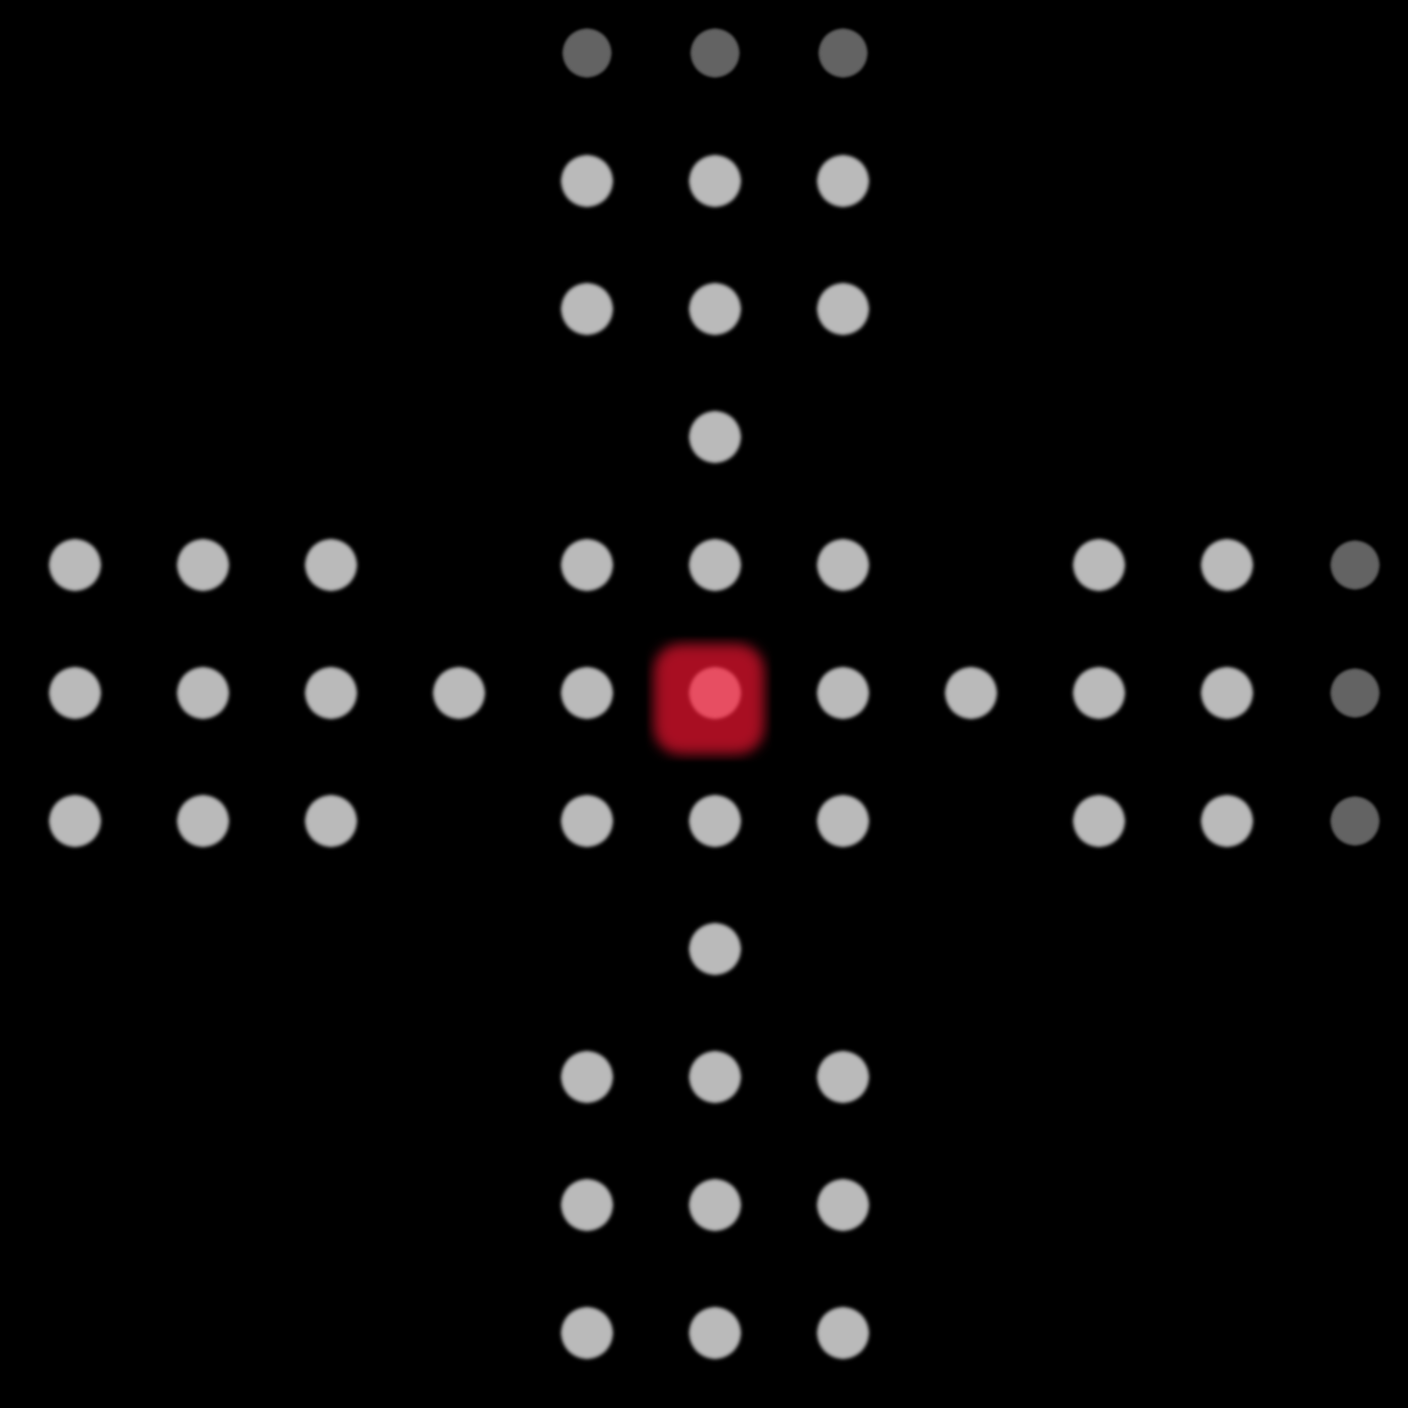

This game map was drawn from its Tiled (.tmx) file and the tilesets committed beside it. A one-line description and the full map source follow:
An orthogonal 11x11 tile map with 128x128 px tiles, 2 tile layers (Map, Border), 3 tilesets.

<map version="1.0" orientation="orthogonal" width="11" height="11" tilewidth="128" tileheight="128">
 <tileset firstgid="1" source="Teleports.tsx" />
 <tileset firstgid="7" source="Tiles.tsx" />
 <tileset firstgid="31" source="Border.tsx" />
 <layer name="Map" width="11" height="11">
  <data>
   <tile gid="0" />
   <tile gid="0" />
   <tile gid="0" />
   <tile gid="0" />
   <tile gid="22" />
   <tile gid="23" />
   <tile gid="21" />
   <tile gid="0" />
   <tile gid="0" />
   <tile gid="0" />
   <tile gid="0" />
   <tile gid="0" />
   <tile gid="0" />
   <tile gid="0" />
   <tile gid="0" />
   <tile gid="24" />
   <tile gid="16" />
   <tile gid="26" />
   <tile gid="0" />
   <tile gid="0" />
   <tile gid="0" />
   <tile gid="0" />
   <tile gid="0" />
   <tile gid="0" />
   <tile gid="0" />
   <tile gid="0" />
   <tile gid="19" />
   <tile gid="10" />
   <tile gid="20" />
   <tile gid="0" />
   <tile gid="0" />
   <tile gid="0" />
   <tile gid="0" />
   <tile gid="0" />
   <tile gid="0" />
   <tile gid="0" />
   <tile gid="0" />
   <tile gid="0" />
   <tile gid="17" />
   <tile gid="0" />
   <tile gid="0" />
   <tile gid="0" />
   <tile gid="0" />
   <tile gid="0" />
   <tile gid="22" />
   <tile gid="23" />
   <tile gid="21" />
   <tile gid="0" />
   <tile gid="22" />
   <tile gid="10" />
   <tile gid="21" />
   <tile gid="0" />
   <tile gid="22" />
   <tile gid="23" />
   <tile gid="21" />
   <tile gid="24" />
   <tile gid="15" />
   <tile gid="10" />
   <tile gid="18" />
   <tile gid="10" />
   <tile gid="12" />
   <tile gid="10" />
   <tile gid="18" />
   <tile gid="10" />
   <tile gid="15" />
   <tile gid="26" />
   <tile gid="19" />
   <tile gid="25" />
   <tile gid="20" />
   <tile gid="0" />
   <tile gid="19" />
   <tile gid="10" />
   <tile gid="20" />
   <tile gid="0" />
   <tile gid="19" />
   <tile gid="25" />
   <tile gid="20" />
   <tile gid="0" />
   <tile gid="0" />
   <tile gid="0" />
   <tile gid="0" />
   <tile gid="0" />
   <tile gid="17" />
   <tile gid="0" />
   <tile gid="0" />
   <tile gid="0" />
   <tile gid="0" />
   <tile gid="0" />
   <tile gid="0" />
   <tile gid="0" />
   <tile gid="0" />
   <tile gid="0" />
   <tile gid="22" />
   <tile gid="10" />
   <tile gid="21" />
   <tile gid="0" />
   <tile gid="0" />
   <tile gid="0" />
   <tile gid="0" />
   <tile gid="0" />
   <tile gid="0" />
   <tile gid="0" />
   <tile gid="0" />
   <tile gid="24" />
   <tile gid="16" />
   <tile gid="26" />
   <tile gid="0" />
   <tile gid="0" />
   <tile gid="0" />
   <tile gid="0" />
   <tile gid="0" />
   <tile gid="0" />
   <tile gid="0" />
   <tile gid="0" />
   <tile gid="19" />
   <tile gid="25" />
   <tile gid="20" />
   <tile gid="0" />
   <tile gid="0" />
   <tile gid="0" />
   <tile gid="0" />
  </data>
 </layer>
 <layer name="Border" width="11" height="11">
  <data>
   <tile gid="0" />
   <tile gid="0" />
   <tile gid="0" />
   <tile gid="0" />
   <tile gid="0" />
   <tile gid="0" />
   <tile gid="0" />
   <tile gid="0" />
   <tile gid="0" />
   <tile gid="0" />
   <tile gid="0" />
   <tile gid="0" />
   <tile gid="0" />
   <tile gid="0" />
   <tile gid="0" />
   <tile gid="0" />
   <tile gid="0" />
   <tile gid="0" />
   <tile gid="0" />
   <tile gid="0" />
   <tile gid="0" />
   <tile gid="0" />
   <tile gid="0" />
   <tile gid="0" />
   <tile gid="0" />
   <tile gid="0" />
   <tile gid="0" />
   <tile gid="0" />
   <tile gid="0" />
   <tile gid="0" />
   <tile gid="0" />
   <tile gid="0" />
   <tile gid="0" />
   <tile gid="0" />
   <tile gid="0" />
   <tile gid="0" />
   <tile gid="0" />
   <tile gid="0" />
   <tile gid="0" />
   <tile gid="0" />
   <tile gid="0" />
   <tile gid="0" />
   <tile gid="0" />
   <tile gid="0" />
   <tile gid="0" />
   <tile gid="0" />
   <tile gid="0" />
   <tile gid="0" />
   <tile gid="0" />
   <tile gid="0" />
   <tile gid="0" />
   <tile gid="0" />
   <tile gid="0" />
   <tile gid="0" />
   <tile gid="0" />
   <tile gid="0" />
   <tile gid="0" />
   <tile gid="0" />
   <tile gid="0" />
   <tile gid="0" />
   <tile gid="31" />
   <tile gid="0" />
   <tile gid="0" />
   <tile gid="0" />
   <tile gid="0" />
   <tile gid="0" />
   <tile gid="0" />
   <tile gid="0" />
   <tile gid="0" />
   <tile gid="0" />
   <tile gid="0" />
   <tile gid="0" />
   <tile gid="0" />
   <tile gid="0" />
   <tile gid="0" />
   <tile gid="0" />
   <tile gid="0" />
   <tile gid="0" />
   <tile gid="0" />
   <tile gid="0" />
   <tile gid="0" />
   <tile gid="0" />
   <tile gid="0" />
   <tile gid="0" />
   <tile gid="0" />
   <tile gid="0" />
   <tile gid="0" />
   <tile gid="0" />
   <tile gid="0" />
   <tile gid="0" />
   <tile gid="0" />
   <tile gid="0" />
   <tile gid="0" />
   <tile gid="0" />
   <tile gid="0" />
   <tile gid="0" />
   <tile gid="0" />
   <tile gid="0" />
   <tile gid="0" />
   <tile gid="0" />
   <tile gid="0" />
   <tile gid="0" />
   <tile gid="0" />
   <tile gid="0" />
   <tile gid="0" />
   <tile gid="0" />
   <tile gid="0" />
   <tile gid="0" />
   <tile gid="0" />
   <tile gid="0" />
   <tile gid="0" />
   <tile gid="0" />
   <tile gid="0" />
   <tile gid="0" />
   <tile gid="0" />
   <tile gid="0" />
   <tile gid="0" />
   <tile gid="0" />
   <tile gid="0" />
   <tile gid="0" />
   <tile gid="0" />
  </data>
 </layer>
</map>
